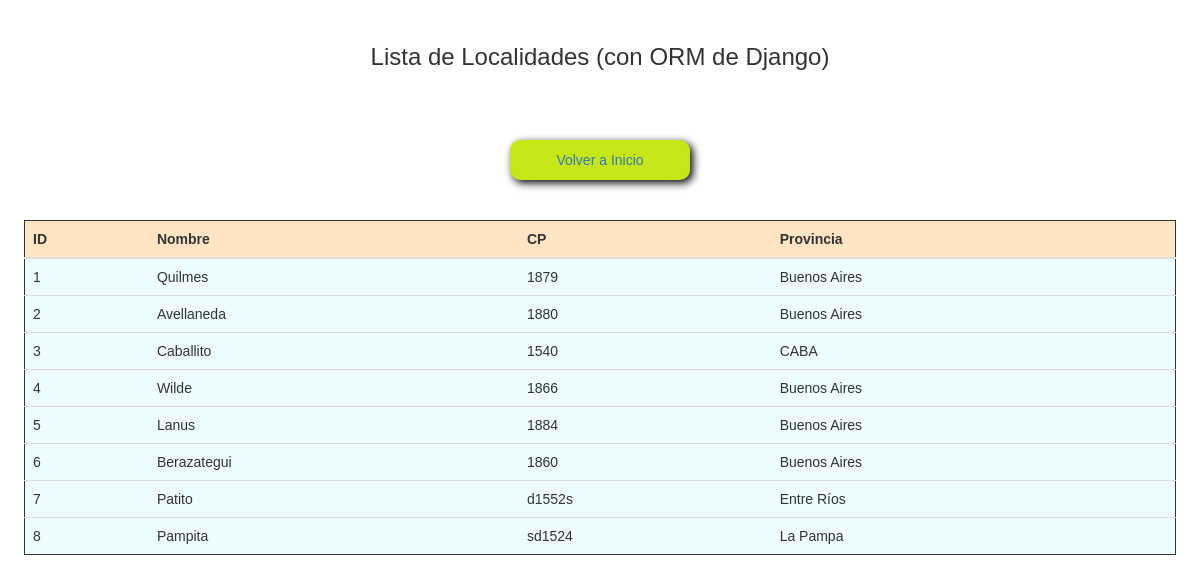
The app's page /localidades, older data.
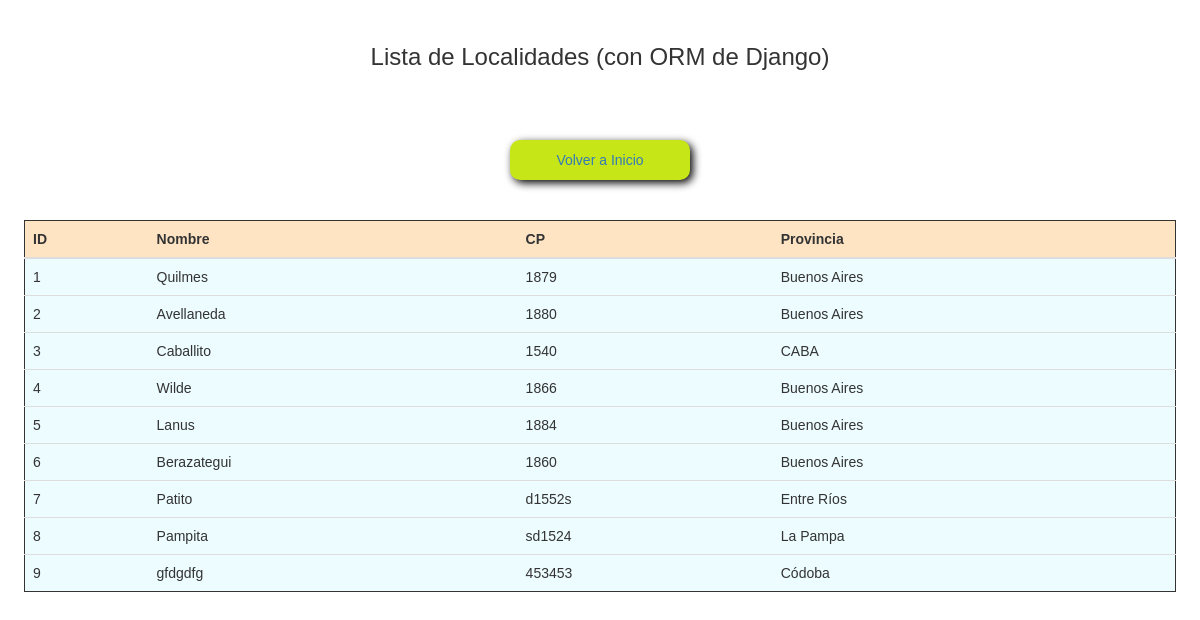
The same page, newer data.
### titulos/models.py (models this page shows, shortened)
class Localidad(models.Model):
    nombre = models.CharField("Nombre de la Localidad: ", max_length=50)
    cp = models.CharField("Código Postal: ", max_length=10)
    provincia = models.CharField("Provincia: ", max_length=50, choices=LISTA_PROV)
    class Meta:
        ordering = ["pk"]

### titulos/views.py (the view)
# urls.py: path('localidades', views.localidades, name='localidades'),
def localidades(request, template_name="titulos/localidades.html"):
    lista_localidades = Localidad.objects.all()
    dato = {"localidades": lista_localidades}
    return render(request, template_name, dato)

### templates/titulos/localidades.html (shortened to what this page needs)
<!DOCTYPE html>
{% load static %}
<html lang="es">
<head>
    <link rel="stylesheet" type="text/css" href="{% static 'css/bootstrap.css' %}">
    <link rel="stylesheet" type="text/css" href="{% static 'css/styles.css' %}">
    <link href="{% static 'css/jquery-ui.css' %}" rel="stylesheet">
</head>
<body>
    <div class="tabla">
        <h3>Lista de Localidades (con ORM de Django)</h3></br></br></br>
        <a href="{% url 'index' %}"><button>Volver a Inicio</button></a></br></br>
        <table class="table">
            <thead>
                <tr>
                    <th>ID</th>
                    <th>Nombre</th>
                    <th>CP</th>
                    <th>Provincia</th>
                </tr>
            </thead>
            {% for localidad in localidades %}
            <tr>
                <td> {{localidad.id}} </td>
                <td> {{localidad.nombre}} </td>
                <td> {{localidad.cp}} </td>
                <td> {{localidad.provincia}} </td>
            </tr>
            {% endfor %}
        </table></br>
    </div>
</body>
</html>

Row changes from the older to the newer data that the page shows:
added Localidad: id "9", nombre "gfdgdfg", cp "453453", provincia "Códoba"
